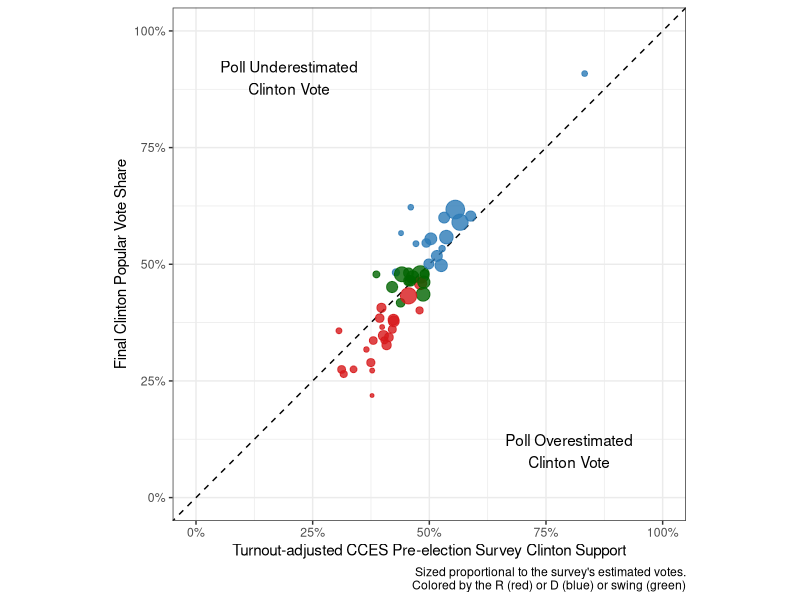
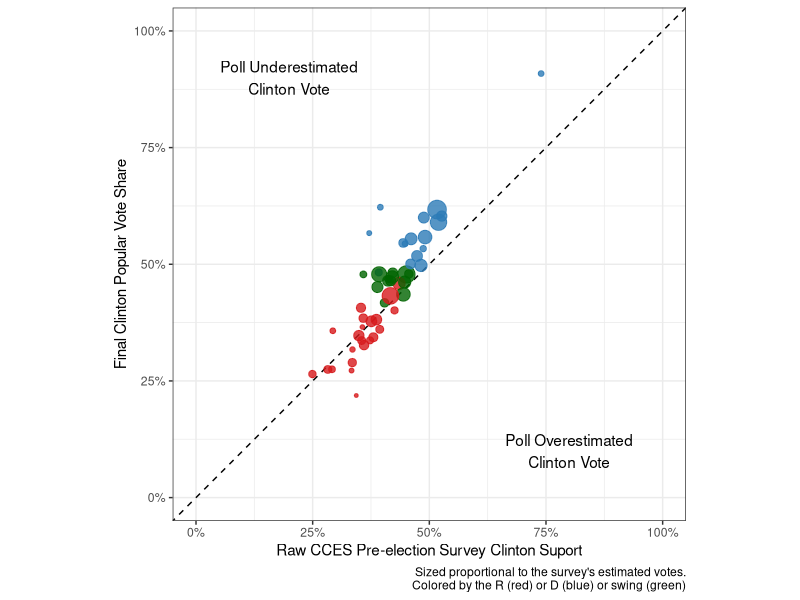

Source code (R) for these figures, in order: (Note: this script raises an error after producing the figures.)
## ---- chunk 1
knitr::opts_chunk$set(echo = TRUE)
library(readr)
## ---- chunk 2
read_csv("data/output/pres16_state.csv")
## ---- chunk 3
library(ggplot2)
library(ggrepel)
library(scales)
library(readr)

df <- read_csv("data/output/pres16_state.csv")

colorvec <- c("R" =  '#d7191c', "swing" = 'darkgreen', "D" = '#2c7bb6')

gg0 <- ggplot(df, aes(x = cces_pct_hrc_voters, y = pct_hrc_voters, color = color)) +
  geom_abline(slope = 1, intercept = 0, linetype = "dashed") +
  scale_x_continuous(limits = c(0, 1), label = percent) +
  scale_y_continuous(limits = c(0, 1), label = percent) +
  scale_color_manual(values = colorvec) +
  guides(size = FALSE, color = FALSE) +
  coord_equal() +
  theme_bw() +
  geom_point(alpha = 0.8) +
  annotate("text", x = 0.8, y = 0.1, label = "Poll Overestimated\nClinton Vote") +
  annotate("text", x = 0.2, y = 0.9, label = "Poll Underestimated\nClinton Vote") +
  labs(y = "Final Clinton Popular Vote Share",
       caption = "Sized proportional to the survey's estimated votes.\n Colored by the R (red) or D (blue) or swing (green)")
## ---- chunk 4
gg0 + aes(x = cces_pct_hrc_voters, size = cces_n_voters) +
  xlab("Turnout-adjusted CCES Pre-election Survey Clinton Support")
## ---- chunk 5
gg0 + aes(x = cces_pct_hrc_raw, size = cces_n_raw) +
  xlab("Raw CCES Pre-election Survey Clinton Suport")
## ---- chunk 6
ggplot(df, aes(x = rho_voter)) + geom_histogram(bins = 25) + theme_bw()
## ---- chunk 7
ggplot(df, aes(x = rho_vep)) + geom_histogram(bins = 25) + theme_bw()
